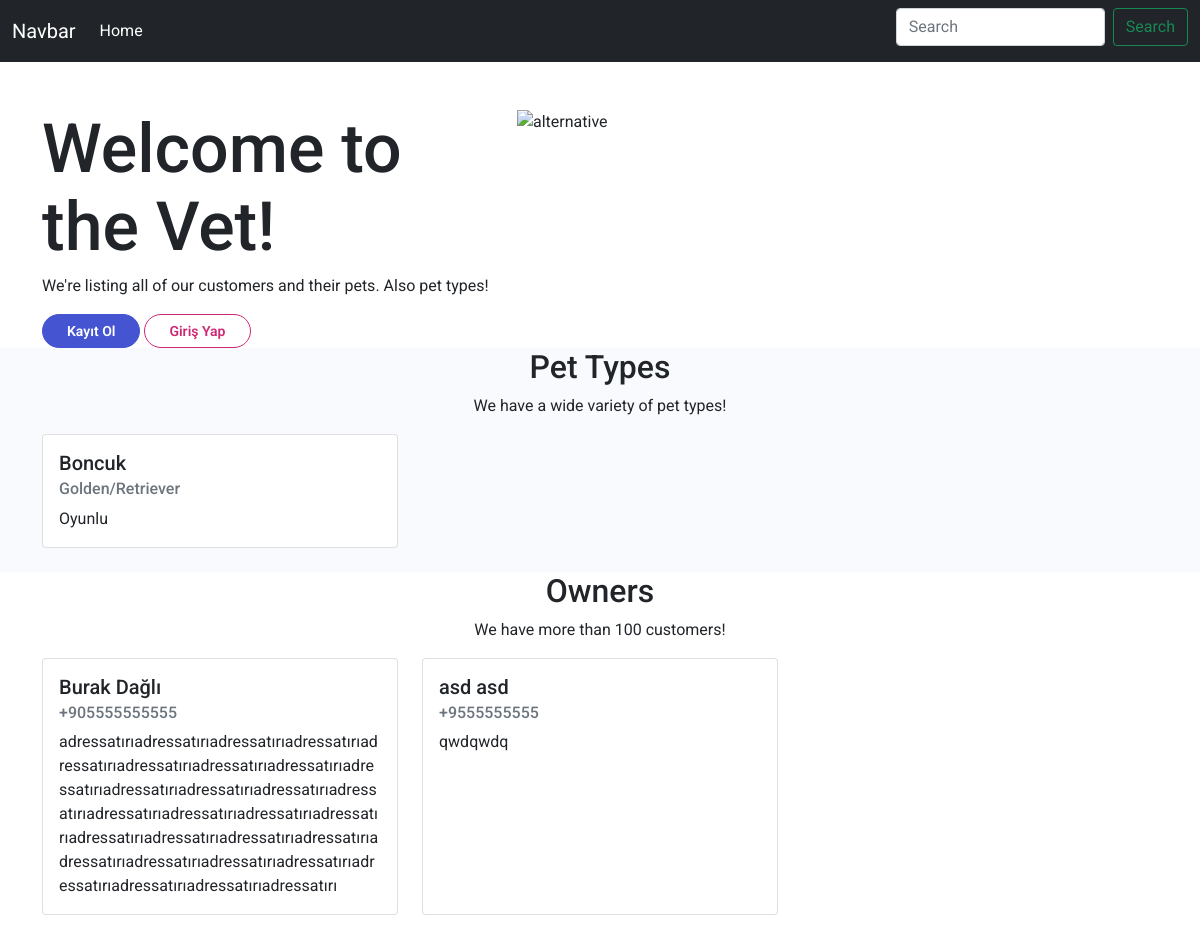
Before: / with the older database file.
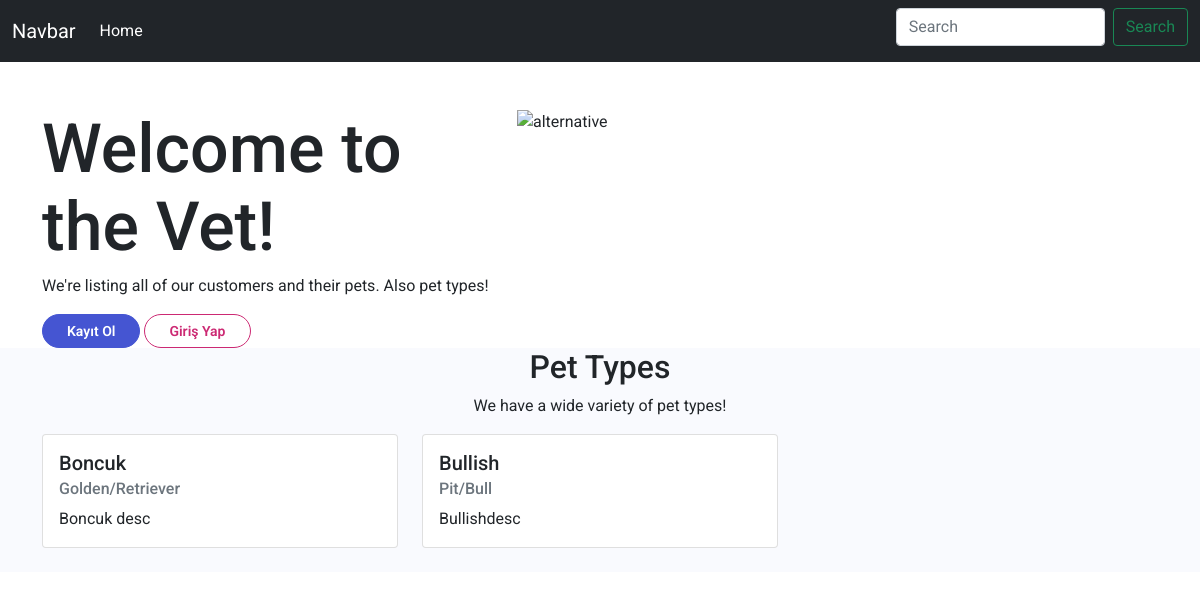
After: the same page with the newer database file.
### vet_website/models.py (models this page shows, shortened)
class Pet(models.Model):
    name = models.CharField(max_length=100)
    age = models.IntegerField()
    description = models.TextField()
    type = models.CharField(max_length=100)
    genus = models.CharField(max_length=100)

class Owner(models.Model):
    firstname = models.CharField(max_length=30, null=True)
    lastname = models.CharField(max_length=30, null=True)
    phone = models.CharField(max_length=100)
    address = models.TextField()

### vet_website/views.py (the view)
# urls.py: 2. Add a URL to urlpatterns:  path('', Home.as_view(), name='home')
def Home(request):
    if 'searchbar' in request.GET:
        searchbar = request.GET['searchbar']
        searchedpets = Pet.objects.filter(name__icontains=searchbar)
        searchedowners = Owner.objects.filter(firstname__icontains=searchbar)
        context ={'searchedpets':searchedpets,'searchedowners':searchedowners}
    else:
        pets = Pet.objects.all()
        owners = Owner.objects.all()
        matched = PetOwnerMatching.objects.all()
        context={'pets':pets,'owners':owners,'matched':matched}
    return render(request,'home.html',context)

### vet_website/templates/home.html (shortened to what this page needs)
{% extends 'base.html'%}
{% block content %}
    <header id="header" class="header pt-5">
        <div class="container">
            <div class="row">
                <div class="col-lg-7 col-xl-5">
                    <div class="text-container">
                        <h1 class="h1-large">Welcome to the Vet!</h1>
                        <p class="p-large">We're listing all of our customers and their pets. Also pet types!</p>
                        {%if user.is_authenticated%}
                        <p class="section-subtitle">Hello, {{request.user}}!</p>
                        <a class=" btn-outline-lg" href="{% url 'Logout' %}">Logout</a>
                        {%else%}
                        <a class=" btn-solid-lg" href="{% url 'Register' %}">Kayıt Ol</a>
                        <a class=" btn-outline-lg" href="{% url 'Login' %}">Giriş Yap</a>
                        {%endif%}
                    </div>
                </div>
                <div class="col-lg-5 col-xl-7">
                    <div class="image-container">
                        <img class="img-fluid" src="https://www.rover.com/blog/wp-content/uploads/2017/11/twenty20_b121f53e-e044-405a-b73c-8a50bf08681d-960x540.jpg" alt="alternative">
                    </div>
                </div>
            </div>
        </div>
    </header>
    <div class="bg-gray">
        <div class="container">
            <div class="row">
                <div class="col">
                    <div class="section-title-container text-center">
                        <h2 class="section-title mb-2">Pet Types</h2>
                        <p class="section-subtitle">We have a wide variety of pet types!</p>
                    </div>
                </div>
            </div>
            <div class="row row-cols-1 row-cols-md-3 g-4 pb-4">
                {% if pets %}
                {% for pet in pets %}
                <div class="col">
                    <div class="card">
                        <div class="card-body">
                            <h5 class="card-title">{{pet.name}}</h5>
                            <h6 class="card-subtitle mb-2 text-muted">{{pet.type}}/{{pet.genus}}</h6>
                            <p class="card-text">{{pet.description}}</p>
                        </div>
                    </div>
                </div>
                {%endfor%}
                {%endif%}
            </div>
        </div>
    </div>
    {%if owners%}
    <div class="bg-white">
        <div class="container">
            <div class="row">
                <div class="col">
                    <div class="section-title-container text-center">
                        <h2 class="section-title mb-2">Owners</h2>
                        <p class="section-subtitle">We have more than 100 customers!</p>
                    </div>
                </div>
            </div>
            <div class="row row-cols-1 row-cols-md-3 g-4 pb-4">
                {% for owner in owners %}
                <div class="col">
                    <div class="card h-100">
                        <div class="card-body">
                            <h5 class="card-title">{{owner.firstname}} {{owner.lastname}}</h5>
                            <h6 class="card-subtitle mb-2 text-muted">{{owner.phone}}</h6>
                            <p class="card-text">{{owner.address}}</p>
                        </div>
                    </div>
                </div>
                {%endfor%}
            </div>
        </div>
    </div>
    {%endif%}
    {%endblock%}

### vet_website/templates/base.html (shortened to what this page needs)
<html lang="en">
  <head>
    <link href="https://cdn.jsdelivr.net/npm/bootstrap@5.1.3/dist/css/bootstrap.min.css" rel="stylesheet">
    {% load static %}
    <link rel="stylesheet" type="text/css" href="{% static 'style.css' %}">
  </head>
  <body>
    {%include 'navbar.html' %}
    {% block content %}
    {% endblock %}
  </body>
</html>

### vet_website/templates/navbar.html (shortened to what this page needs)
<nav class="navbar navbar-expand-lg navbar-dark bg-dark p-0">
    <div class="container-fluid">
      <a class="navbar-brand" href="#">Navbar</a>
      <div class="collapse navbar-collapse" id="navbarSupportedContent">
        <ul class="navbar-nav me-auto mb-2 mb-lg-0">
          <li class="nav-item">
            <a class="nav-link active" aria-current="page" href="{% url 'Home' %}">Home</a>
          </li>
        </ul>
        <form class="d-flex pt-2">
          <input name = "searchbar"class="form-control me-2" type="search" placeholder="Search" aria-label="Search">
          <button class="btn btn-outline-success" type="submit">Search</button>
        </form>
      </div>
    </div>
  </nav>

### vet_website/static/style.css (style rules this page uses)
body { font-family: 'Roboto', sans-serif; }
.btn-outline-lg { display: inline-block; padding: 1rem 1.5rem 1rem 1.5rem; border: 1px solid #cc2973; border-radius: 30px; background-color: transparent; color: #cc2973; font-weight: 600; font-size: 0.875rem; line-height: 0; text-decoration: none; transition: all 0.2s; }
.btn-solid-lg { display: inline-block; padding: 1rem 1.5rem 1rem 1.5rem; border: 1px solid #4555d2; border-radius: 30px; background-color: #4555d2; color: #ffffff; font-weight: 600; font-size: 0.875rem; line-height: 0; text-decoration: none; transition: all 0.2s; }
.bg-gray { background-color: #f9fafe; }
.header .h1-large { font-size: 4.25rem; line-height: 4.875rem; }

Changed rows visible on the page:
removed Owner: firstname "Burak", lastname "Dağlı", phone "+905555555555", address "adressatırıadressatırıadressatırıadressatırıadressatırıadressatırıadressatırıadressatırıadressatırıadressatırıadressatırıadressatırıadressatırıadressatırıadressatırıadressatırıadressatırıadressatırıadressatırıadressatırıadressatırıadressatırıadressatırıadressatırıadressatırıadressatırıadressatırıadressatırıadressatırı"
removed Owner: firstname "asd", lastname "asd", phone "+9555555555", address "qwdqwdq"
changed Pet "Boncuk": description "Oyunlu" → "Boncuk desc"
added Pet: name "Bullish", type "Pit", genus "Bull", description "Bullishdesc"
Other visible differences:
text no longer shown: "Owners We have more than 100 customers!"
